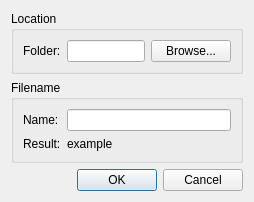
<?xml version="1.0" encoding="UTF-8"?>
<ui version="4.0">
 <class>FileSettings</class>
 <widget class="QDialog" name="FileSettings">
  <property name="geometry">
   <rect>
    <x>0</x>
    <y>0</y>
    <width>254</width>
    <height>191</height>
   </rect>
  </property>
  <property name="windowTitle">
   <string>File - Settings</string>
  </property>
  <layout class="QVBoxLayout" name="verticalLayout">
   <item>
    <widget class="QGroupBox" name="group_location">
     <property name="title">
      <string>Location</string>
     </property>
     <layout class="QVBoxLayout" name="verticalLayout_2">
      <item>
       <layout class="QHBoxLayout" name="layout_folder">
        <item>
         <widget class="QLabel" name="label_folder">
          <property name="enabled">
           <bool>true</bool>
          </property>
          <property name="text">
           <string>Folder:</string>
          </property>
         </widget>
        </item>
        <item>
         <widget class="QLineEdit" name="input_folder">
          <property name="enabled">
           <bool>true</bool>
          </property>
         </widget>
        </item>
        <item>
         <widget class="QPushButton" name="button_browse">
          <property name="enabled">
           <bool>true</bool>
          </property>
          <property name="text">
           <string>Browse...</string>
          </property>
          <property name="icon">
           <iconset theme="document-open">
            <normaloff/>
           </iconset>
          </property>
         </widget>
        </item>
       </layout>
      </item>
     </layout>
    </widget>
   </item>
   <item>
    <widget class="QGroupBox" name="group_name">
     <property name="title">
      <string>Filename</string>
     </property>
     <layout class="QVBoxLayout" name="verticalLayout_3">
      <item>
       <layout class="QFormLayout" name="formLayout">
        <item row="0" column="0">
         <widget class="QLabel" name="label_name">
          <property name="text">
           <string>Name:</string>
          </property>
         </widget>
        </item>
        <item row="0" column="1">
         <widget class="QLineEdit" name="input_name"/>
        </item>
        <item row="1" column="0">
         <widget class="QLabel" name="label_result">
          <property name="text">
           <string>Result:</string>
          </property>
         </widget>
        </item>
        <item row="1" column="1">
         <widget class="QLabel" name="label_example">
          <property name="text">
           <string>example</string>
          </property>
         </widget>
        </item>
       </layout>
      </item>
     </layout>
    </widget>
   </item>
   <item>
    <widget class="QDialogButtonBox" name="buttonBox">
     <property name="orientation">
      <enum>Qt::Horizontal</enum>
     </property>
     <property name="standardButtons">
      <set>QDialogButtonBox::Cancel|QDialogButtonBox::Ok</set>
     </property>
    </widget>
   </item>
  </layout>
 </widget>
 <resources/>
 <connections>
  <connection>
   <sender>buttonBox</sender>
   <signal>accepted()</signal>
   <receiver>FileSettings</receiver>
   <slot>accept()</slot>
   <hints>
    <hint type="sourcelabel">
     <x>226</x>
     <y>225</y>
    </hint>
    <hint type="destinationlabel">
     <x>157</x>
     <y>238</y>
    </hint>
   </hints>
  </connection>
  <connection>
   <sender>buttonBox</sender>
   <signal>rejected()</signal>
   <receiver>FileSettings</receiver>
   <slot>reject()</slot>
   <hints>
    <hint type="sourcelabel">
     <x>245</x>
     <y>230</y>
    </hint>
    <hint type="destinationlabel">
     <x>253</x>
     <y>238</y>
    </hint>
   </hints>
  </connection>
 </connections>
</ui>
